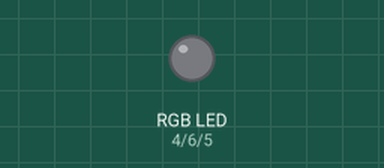
Bench run of a program on a simulated Raspberry Pi (BCM pin numbers). Parts: an RGB LED mixed from three pins (HIGH = lit).

Above: at 0.5 s.
At 1.7 s:
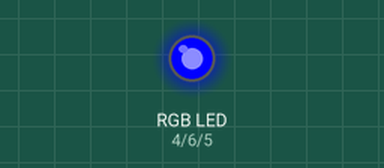
At 4.2 s:
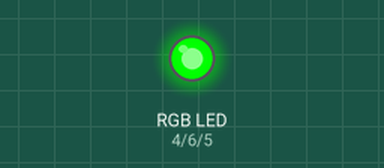
At 5.5 s:
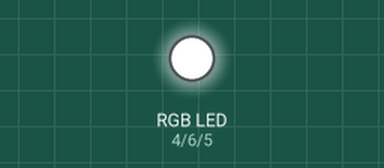
Timing chart, 0 to 6.9 s (numbered marks = the images above):
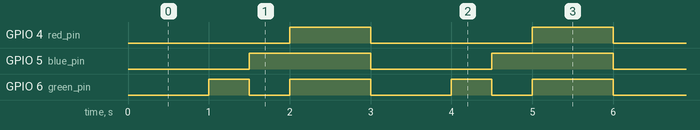

Measured:
- by itself, GPIO 4 (red_pin): alternates HIGH for 1.0 s and LOW for 2.0 s
- by itself, GPIO 5 (blue_pin): alternates HIGH for 1.5 s and LOW for 1.5 s
- by itself, GPIO 6 (green_pin): repeats every 3.0 s: LOW 0.50 s, HIGH 1.0 s, LOW 1.0 s, HIGH 0.50 s

The program:

led_blink.py
```python
# Red led
import RPi.GPIO as GPIO
import time # 작동 시간을 관리

# RGB LED 핀 번호 셋팅
red_pin = 4 # GPIO 핀 번호
green_pin = 6
blue_pin = 5

GPIO.setmode(GPIO.BCM) # GPIO 04 와 같이 이름붙여진 번호를 사용하겠다.
# GPIO.BOARD 의 경우 각 핀에 지정되어 있는 번호를 사용하겠다.

GPIO.setup(red_pin, GPIO.OUT) # 4번 핀으로 output 출력하겠다. == 불이 켜짐
GPIO.setup(green_pin, GPIO.OUT)
GPIO.setup(blue_pin, GPIO.OUT)

try:
    while (True):
        GPIO.output(red_pin, False)
        GPIO.output(green_pin, False)
        GPIO.output(blue_pin, False)
        time.sleep(1) # 0.5sec // Red
        # 0.5초 동안 불이 켜진다

        GPIO.output(red_pin, False)
        GPIO.output(green_pin, True)
        GPIO.output(blue_pin, False)
        time.sleep(0.5) # 0.5sec // Green

        GPIO.output(red_pin, False)
        GPIO.output(green_pin, False)
        GPIO.output(blue_pin, True)
        time.sleep(0.5) # 0.5sec // Blue

        GPIO.output(red_pin, True)
        GPIO.output(green_pin, True)
        GPIO.output(blue_pin, True)
        time.sleep(1) # 0.5sec // White
        # 0.5초 동안 불이 꺼진다
except KeyboardInterrupt:
    GPIO.cleanup()
```
